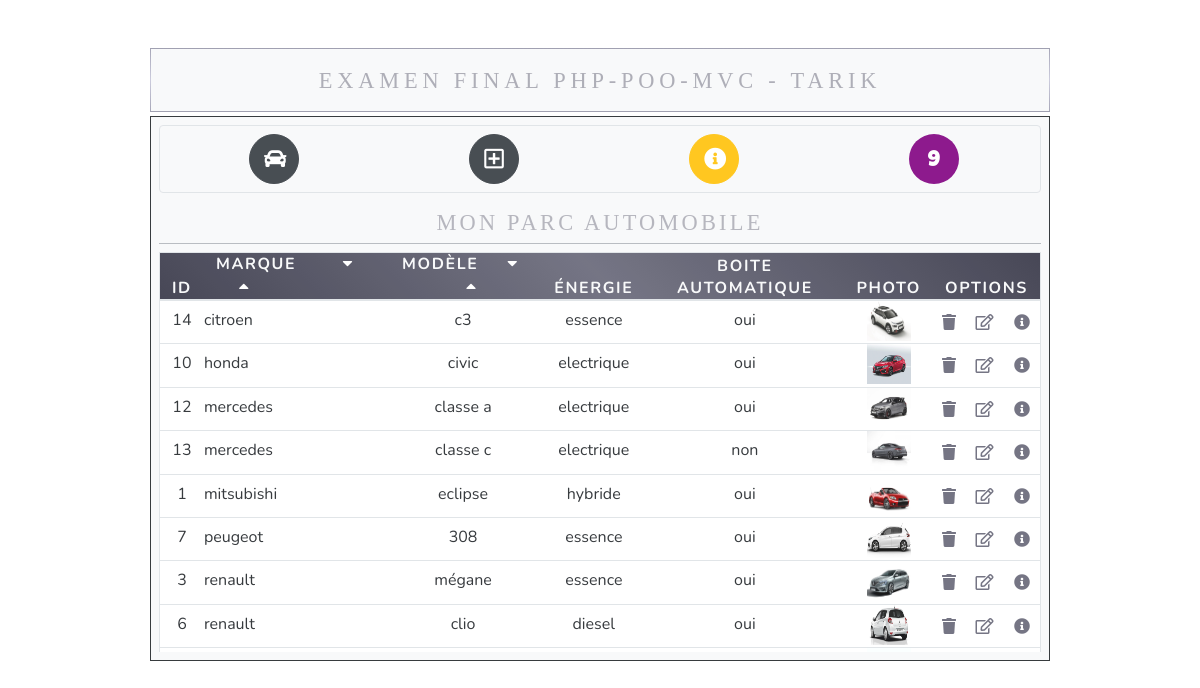
Screenshot of /index.php?controller=default&action=orderBy with the database file from the repository.
### tables this page shows
CREATE TABLE `voitures` (
  `id` int(11) NOT NULL,
  `marque` varchar(250) NOT NULL,
  `modele` varchar(250) NOT NULL,
  `energie` varchar(250) NOT NULL,
  `boite_auto` tinyint(1) NOT NULL,
  `picture` varchar(250) NOT NULL
);

### controller/DefaultController.php (called while the page is built, shortened)
<?php
class DefaultController
{
    private $voituresManager;
    public function __construct()
    {
        $this->voituresManager = new VoituresManager();
    }
    public function orderByMarqueAsc(){
        $voitures = $this->voituresManager->orderBy();
        require ('view/home.php');
    }
}

### model/Database.php (called while the page is built, shortened)
<?php
class Database{
    private $host = 'localhost';
    private $dbname = 'parc_automobile';
    private $username = 'root';
    private $password = '';
    public function __construct(){
        try{
            $this->bdd = new PDO('mysql:host='.$this->host.';dbname='.$this->dbname,$this->username,$this->password);
        }
        catch(Exception $e) {
            die('Erreur '.$e->getMessage());
        }
    }
}
?>

### model/VoituresManager.php (called while the page is built, shortened)
<?php
class VoituresManager extends Database
{
    public function orderBy()
    {
        $voitures = [];
        $sql = 'SELECT * FROM voitures ORDER BY marque';
        foreach ($this->bdd->query($sql) as $row) {
            $voitures[] = new Voitures($row['id'], $row['marque'], $row['modele'], $row['energie'], $row['boite_auto'], $row['picture']);
        }
        return $voitures;
    }
}

### model/Voitures.php (called while the page is built, shortened)
<?php
class Voitures
{
    private $id;
    private $marque;
    private $modele;
    private $energie;
    private $boite_auto;
    private $picture;
    public function __construct($id, $marque, $modele, $energie, $boite_auto, $picture)
    {
        $this->id = $id;
        $this->marque = $marque;
        $this->modele = $modele;
        $this->energie = $energie;
        $this->boite_auto = $boite_auto;
        $this->picture = $picture;
    }
    public function getId()
    {
        return $this->id;
    }
    public function getMarque()
    {
        return $this->marque;
    }
    public function getModele()
    {
        return $this->modele;
    }
    public function getEnergie()
    {
        return $this->energie;
    }
    public function getBoiteAuto()
    {
        return $this->boite_auto;
    }
    public function getPicture()
    {
        return $this->picture;
    }
}

### view/parts/listVoitures.php (the view)
<div class="bg-white scroller">
    <table class="table border rounded">
        <thead class="text-uppercase sticky-top text-light">
        <tr>
            <th>id</th>
            <th class="text-left">
                <span>marque&emsp;</span>
                &emsp;<a class='tri' href="../../../exam_final_php_poo_tarik/index.php?controller=default&action=orderBy"><i class="fas fa-caret-down"></i></a>
                &emsp;<a class='tri' href="../../../exam_final_php_poo_tarik/index.php?controller=default&action=orderByDesc"><i class="fas fa-caret-up"></i></a>
            </th>
            <th>
                <span>modèle</span>
                &emsp;<a class='tri' href="../../../exam_final_php_poo_tarik/index.php?controller=default&action=orderByModeleAsc"><i class="fas fa-caret-down"></i></a>
                &emsp;<a class='tri' href="../../../exam_final_php_poo_tarik/index.php?controller=default&action=orderByModeleDesc"><i class="fas fa-caret-up"></i></a>
            </th>
            <th>énergie</th>
            <th>boite automatique</th>
            <th>photo</th>
            <th class="text-center" colspan="3">options</th>
        </tr>
        </thead>
        <tbody>
        <tr><?php foreach ($voitures as $voiture){?>
            <td><?=$voiture->getId();?></td>
            <td class="text-left"><?=$voiture->getMarque();?></td>
            <td><?=$voiture->getModele();?></td>
            <td><?=$voiture->getEnergie();?></td>
            <td><?=$voiture->getBoiteAuto()?'oui':'non';?></td>
            <td width="10%"><img width=50% height=40px src="assets/<?=$voiture->getPicture();?>"</td>
            <td class=""><a href="../../../exam_final_php_poo_tarik/index.php?controller=voitures&action=delete&id=<?php echo $voiture->getId()?>"><i class="fas fa-trash"></i></a></td>
            <td class=""><a href="../../../exam_final_php_poo_tarik/index.php?controller=voitures&action=updateForm&id=<?php echo $voiture->getId()?>"><i class="far fa-edit"></i></a></td>
            <td class=""><a title="voir le détail" href="../../../exam_final_php_poo_tarik/index.php?controller=voitures&action=displayOne&id=<?php echo $voiture->getId()?>"><i class="fas fa-info-circle"></i></a></td>
        </tr>
        <?php
        }?>
        </tbody>
    </table>
</div>

### rows the page displays
voitures: id "14", marque "citroen", modele "c3", energie "essence", boite_auto "oui", picture (picture)
voitures: id "10", marque "honda", modele "civic", energie "electrique", boite_auto "oui", picture (picture)
voitures: id "12", marque "mercedes", modele "classe a", energie "electrique", boite_auto "oui", picture (picture)
voitures: id "13", marque "mercedes", modele "classe c", energie "electrique", boite_auto "non", picture (picture)
voitures: id "1", marque "mitsubishi", modele "eclipse", energie "hybride", boite_auto "oui", picture (picture)
voitures: id "7", marque "peugeot", modele "308", energie "essence", boite_auto "oui", picture (picture)
voitures: id "3", marque "renault", modele "mégane", energie "essence", boite_auto "oui", picture (picture)
voitures: id "6", marque "renault", modele "clio", energie "diesel", boite_auto "oui", picture (picture)
voitures: picture (picture)

### other values shown
$data "9"
